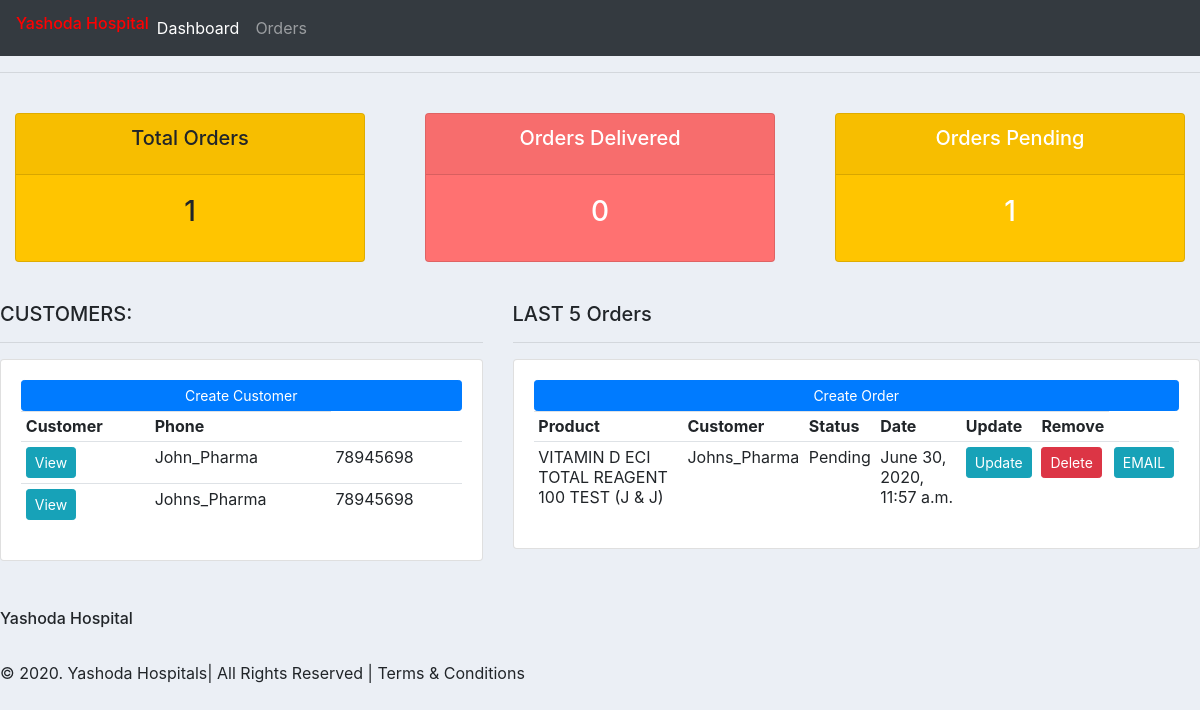
Before: / with the older database file.
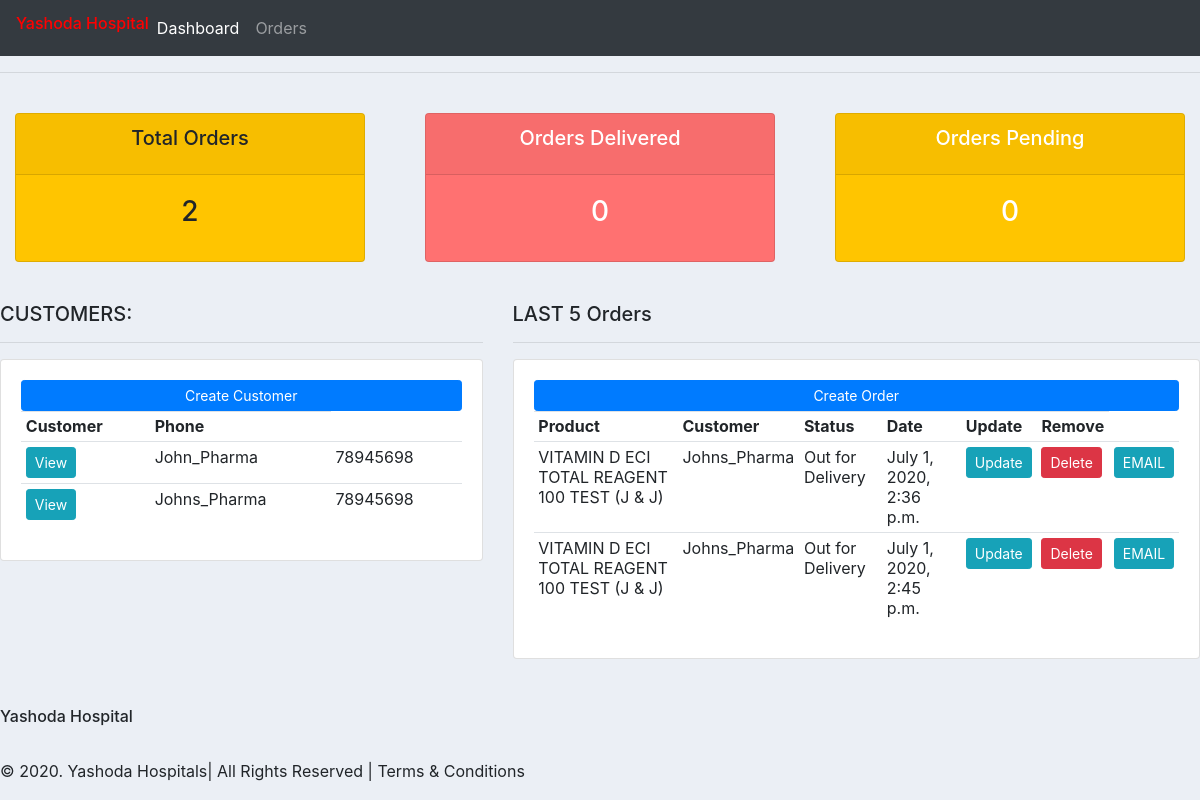
After: the same page with the newer database file.
### accounts/models.py (models this page shows, shortened)
class Customer(models.Model):
    name = models.CharField(max_length=200,null=True)
    phone = models.CharField(max_length=200,null=True)
    email = models.CharField(max_length=200,null=True)
    date_created = models.DateTimeField(auto_now=True, null=True)
    def __str__(self):
        return self.name

class Order(models.Model):
    STATUS = (
            ('Pending','Pending'),
            ('Out for Delivery', 'Out for Delivery'),
            ('Delivered','Delivered'),
    )
    customer = models.ForeignKey(Customer,null=True,on_delete=models.SET_NULL)
    products = models.ForeignKey(Product,null=True,on_delete=models.SET_NULL)
    data_created = models.DateTimeField(auto_now=True, null=True)
    status = models.CharField(max_length=200, null=True, choices=STATUS)
    tags = models.ManyToManyField(Tag)

class Product(models.Model):
    amount = models.FloatField(null=True)
    code = models.CharField(max_length=200,null=True)
    name = models.CharField(max_length=200,null=True)
    unit = models.FloatField(null=True)
    department = models.CharField(max_length=200,null=True)
    balance = models.FloatField(null=True)
    kit =models.CharField(max_length=200,null=True)
    data_created = models.DateTimeField(auto_now=True, null=True)
    tags = models.ManyToManyField(Tag)
    def __str__(self):
            return self.name

### accounts/views.py (the view)
# urls.py: path('',views.home,name="home"),
def home(request):
	orders = Order.objects.all()
	customers = Customer.objects.all()
	total_customers = customers.count()
	total_orders = orders.count()
	delivered = orders.filter(status='Delivered').count()
	pending = orders.filter(status = 'Pending').count()
	context = {'orders': orders , 'customers':customers,
	'total_orders':total_orders, 'delivered':delivered,
	'pending':pending}
	return render(request, 'accounts/dashboard.html', context)

### accounts/templates/accounts/dashboard.html
{% extends 'accounts/main.html' %}
{% block content %}
{% include 'accounts/status.html' %}
<br>
<div class = "row">
  <div class = "col-md-5">
    <h5> CUSTOMERS: </h5>
    <hr>
    <div class="card card-body">
      <a class="btn btn-primary btn-sm btn-block" href=""> Create Customer
        </a>
        <table class="table table-sm">
          <tr>
            <th> Customer </th>
            <th> Phone </th>
            {% for customer in customers %}
              <tr>
                <td><a a class="btn btn-primary btn-sm btn-info" href= "{% url 'customer' customer.id %}" >View</a></td>
                <td>{{customer.name}} </td>
                <td>{{customer.phone}} </td>
              </tr>
            {% endfor %}
          </tr>
        </table>
        </div>
      </div>
<div class = "col-md-7">
  <h5>LAST 5 Orders </h5>
  <hr>
  <div class="card card-body">
    <a class="btn btn-primary btn-sm btn-block" href="{% url 'create_order' %}">Create Order</a>
    <table class ="table table-sm">
      <tr>
        <th>Product</th>
        <th>Customer</th>
        <th>Status</th>
        <th>Date</th>
        <th>Update</th>
        <th>Remove</th>
      </tr>
      {% for order in orders %}
        <tr>
          <td>{{order.products}}</td>
          <td>{{order.customer}}</td>
          <td>{{order.status}} </td>
          <td>{{order.data_created}}</td>
          <td><a class="btn btn-primary btn-sm btn-info" href="{% url 'update_order' order.id %}">Update</a></td>
          <td><a class="btn btn-primary btn-sm btn-danger" href="{% url 'delete_order' order.id %}">Delete</a></td>
          <td><a class="btn btn-primary btn-sm btn-info" href="">EMAIL</a></td>
        </tr>
      {% endfor %}
    </table>
    </div>
    </div>
</div>
{% endblock %}

### accounts/templates/accounts/main.html (shortened to what this page needs)
{% load static %}
<htmL>
<head>
    <link rel="stylesheet" href="https://stackpath.bootstrapcdn.com/bootstrap/4.3.1/css/bootstrap.min.css">
      </head>
<body>
      {% include 'accounts/navbar.html' %}
        <hr>
      {% block content %}
      {% endblock %}
<br>
<br>
      <h6> Yashoda Hospital</h6>
      <br>
      <h7>© 2020. Yashoda Hospitals| All Rights Reserved | Terms & Conditions </h7>
  </body>
  </html>

### accounts/templates/accounts/navbar.html (shortened to what this page needs)
{% load static %}
<nav class="navbar navbar-expand-lg navbar-dark bg-dark">
  <h6 style="color:#FF0000">Yashoda Hospital</h6>
  <div class="collapse navbar-collapse" id="navbarNav">
    <ul class="navbar-nav">
      <li class="nav-item active">
        <a class="nav-link" href="{% url 'home' %}">Dashboard <span class="sr-only">(current)</span></a>
      </li>
      <li class="nav-item">
        <a class="nav-link" href="{% url 'products' %}">Orders</a>
      </li
      </li>
    </ul>
  </div>
</nav>

### accounts/templates/accounts/status.html
<br>
<div class="row">
  <div class="col">
    <div class="col-md">
        <div class="card text-center text-while mb-3" id="Total-orders"
        >
          <div class="card-header">
            <h5 class="card-title">Total Orders</h5>
          </div>
          <div class="card-body">
            <h3 class="card-title">{{total_orders}}</h3>
            </div>
          </div>
        </div>
      </div>
    <div class="col">
      <div class="col-md">
        <div class="card text-center text-white mb-3" id="Orders-delivered"
        >
          <div class="card-header">
            <h5 class="card-title">Orders Delivered</h5>
            </div>
            <div class="card-body">
              <h3 class="card-title">{{delivered}}</h3>
              </div>
              </div>
              </div>
              </div>
        <div class="col">
          <div class="col-md">
            <div class="card text-center text-white mb-3" id="orders-pending">
              <div class="card-header">
                <h5 class="card-title">Orders Pending</h5>
                </div>
                <div class="card-body">
                  <h3 class="card-title">{{pending}}</h3>
                  </div>
                </div>
              </div>
            </div>
          </div>

### accounts/templates/accounts/main.html (style rules this page uses)
body { background-color: #ebeff5; }
#total-orders { background-color: #ffc500 ; }
#orders-delivered { background-color: #ff7171; }
#orders-pending { background-color: #ffc500; }

Changed rows visible on the page:
removed Order: products "VITAMIN D ECI TOTAL REAGENT 100 TEST (J & J)", customer "Johns_Pharma", status "Pending", data_created "June 30, 2020, 11:57 a.m."
added Order: products "VITAMIN D ECI TOTAL REAGENT 100 TEST (J & J)", customer "Johns_Pharma", status "Out for Delivery", data_created "July 1, 2020, 2:36 p.m."
added Order: products "VITAMIN D ECI TOTAL REAGENT 100 TEST (J & J)", customer "Johns_Pharma", status "Out for Delivery", data_created "July 1, 2020, 2:45 p.m."
Other visible differences:
{{ total_orders }}: "1" → "2"
{{ pending }}: "1" → "0"
